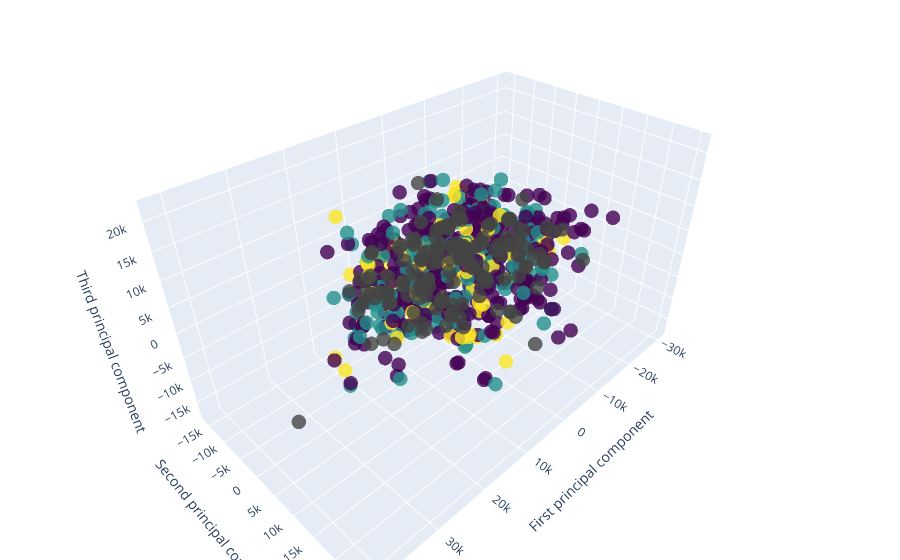

The code cell stored with this chart in its notebook:
### Markdown cell above
3d pca plot

### Code cell
import plotly.graph_objs as go

# Apply PCA to the data
pca = PCA(n_components=3)
X_pca = pca.fit_transform(X)

# Create a continuous variable based on the labels
label_numbers = [0 if label=='benign' else 1 if label=='malignant' else 2 for label in y_train]
cmap = cm.get_cmap('viridis')

# Create a scatter plot
fig = go.Figure(data=[go.Scatter3d(
    x=X_pca[:, 0], y=X_pca[:, 1], z=X_pca[:, 2],
    mode='markers',
    marker=dict(
        size=5,
        color=label_numbers,
        colorscale='Viridis',
        opacity=0.8
    )
)])

# Add axes labels and a colorbar
fig.update_layout(scene=dict(
                    xaxis_title='First principal component',
                    yaxis_title='Second principal component',
                    zaxis_title='Third principal component'),
                    coloraxis_colorbar=dict(title='Label'),
                    margin=dict(l=0, r=0, b=0, t=0))

# Show the plot
fig.show()

### Figure 1 — Plotly figure (JSON) as saved in the notebook; plotly's stock layout.template omitted (floating-point values rounded to 4 significant figures; data arrays with more than 128 entries replaced by an {"elided": "..."} marker saying what was removed)
{"data": [{"marker": {"color": {"elided": "624 int values"}, "colorscale": [[0, "#440154"], [0.1111, "#482878"], [0.2222, "#3e4989"], [0.3333, "#31688e"], [0.4444, "#26828e"], [0.5556, "#1f9e89"], [0.6667, "#35b779"], [0.7778, "#6ece58"], [0.8889, "#b5de2b"], [1, "#fde725"]], "opacity": 0.8, "size": 5}, "mode": "markers", "type": "scatter3d", "x": {"elided": "780 float values"}, "y": {"elided": "780 float values"}, "z": {"elided": "780 float values"}}], "layout": {"coloraxis": {"colorbar": {"title": {"text": "Label"}}}, "margin": {"b": 0, "l": 0, "r": 0, "t": 0}, "scene": {"xaxis": {"title": {"text": "First principal component"}}, "yaxis": {"title": {"text": "Second principal component"}}, "zaxis": {"title": {"text": "Third principal component"}}}}}
